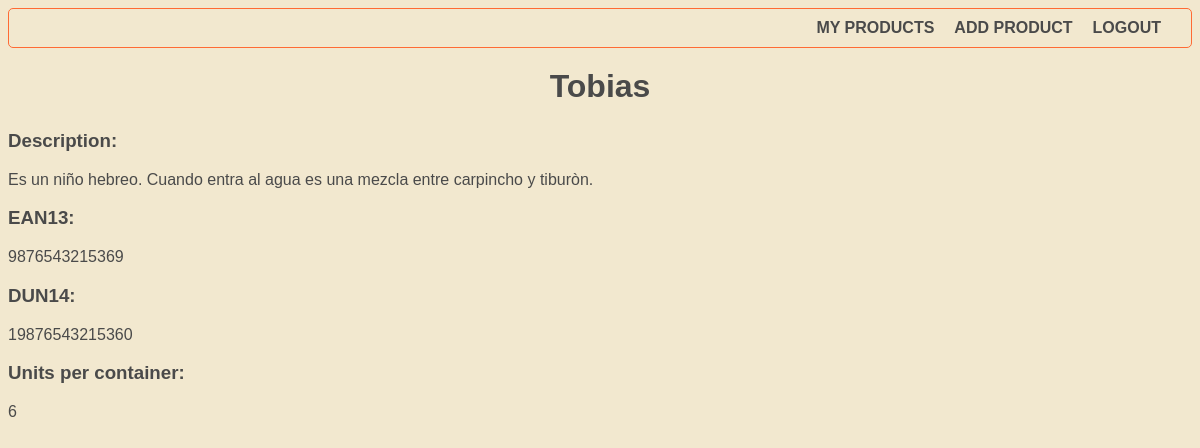
Page /product/2/ (signed in) on the committed database.
### products_listing/models.py (models this page shows, shortened)
class Product(models.Model):
    user = models.ForeignKey(settings.AUTH_USER_MODEL, on_delete=models.CASCADE, default=None)
    name = models.CharField(max_length=100)
    description = models.TextField()
    ean13 = models.CharField(max_length=13)
    units_number = models.PositiveIntegerField()
    dun14 = models.CharField(max_length=14)

### products_listing/views.py (the view)
# urls.py: path('product/<int:pk>/', product_detail_view, name='product_detail'),
@login_required
def product_detail_view(request, pk):
    product = get_object_or_404(Product, pk=pk)
    context = {'product': product}
    return render(request, 'products_listing/product_detail.html', context)

### products_listing/templates/products_listing/product_detail.html
{% extends 'products_listing/base.html' %}
{% block content %}
  <h1>{{ product.name }}</h1>
  <p><h3>Description:</h3> {{ product.description }}</p>
  <p><h3>EAN13:</h3> {{ product.ean13 }}</p>
  <p><h3>DUN14:</h3> {{ product.dun14 }}</p>
  <p><h3>Units per container:</h3> {{ product.units_number }}</p>
{% endblock %}

### products_listing/static/styles.css (style rules this page uses)
body { background-color: #F2E8CF; color: #4A4A4A; font-family: Arial, sans-serif; }
h1 { font-size: 32px; font-weight: bold; margin: 0; margin-bottom: 25px; text-align: center; }

### rows in the picture
Product: name "Tobias", description "Es un niño hebreo. Cuando entra al agua es una mezcla entre carpincho y tiburòn.", ean13 "9876543215369", dun14 "19876543215360", units_number "6"
